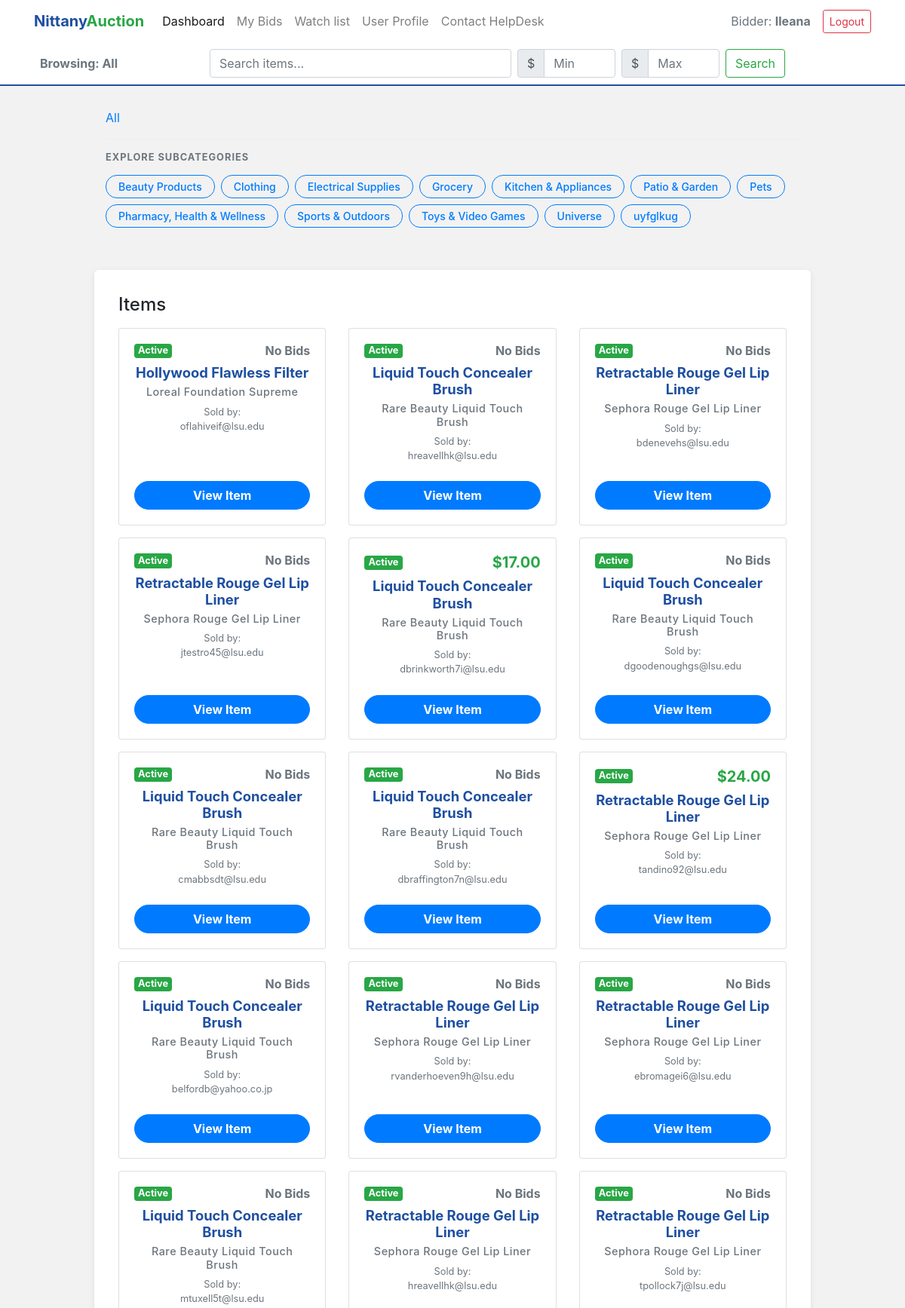
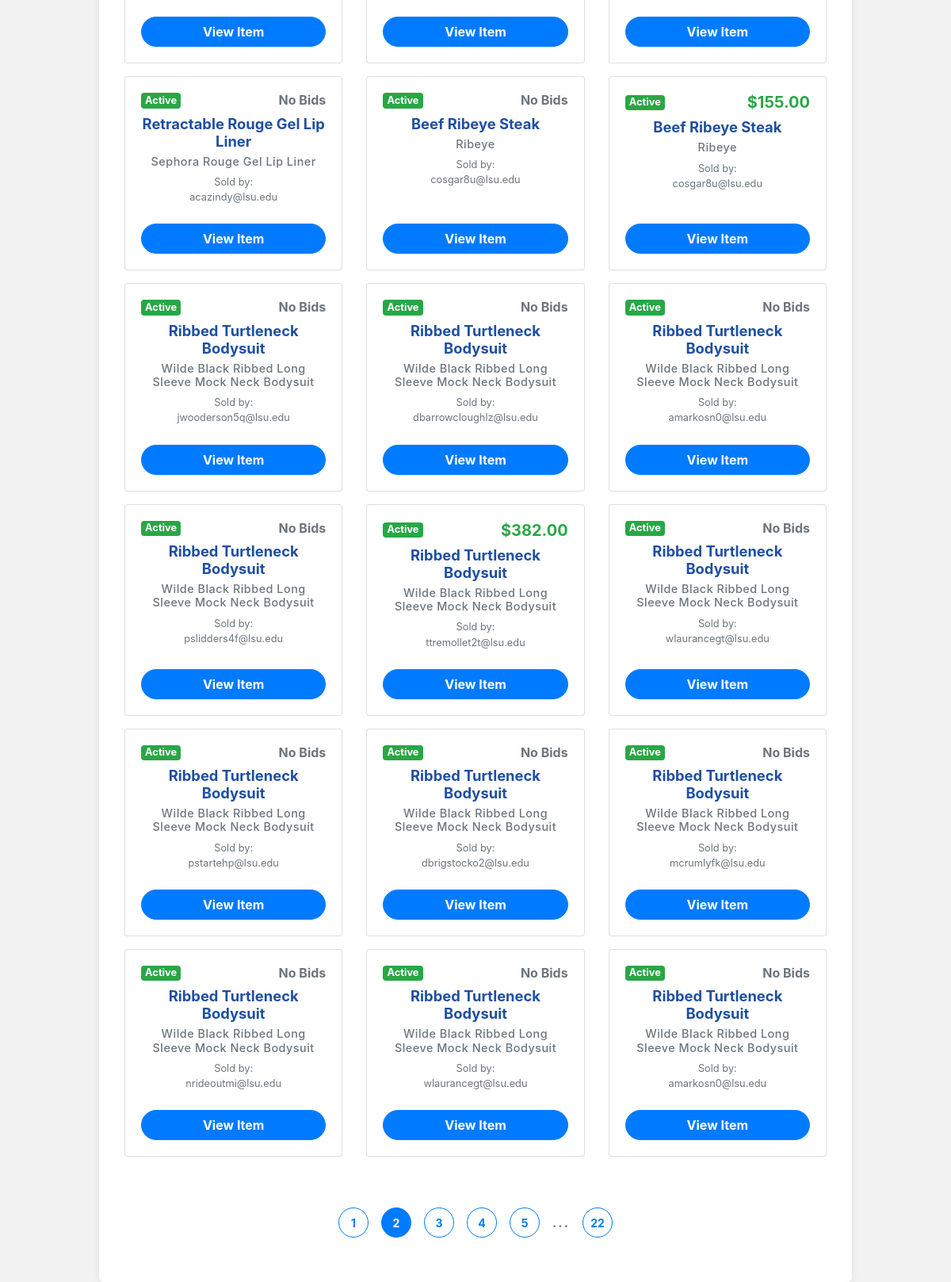
Page /bidder?page=2 (signed in) on the committed database (2 pictures, top to bottom).
### tables this page shows
CREATE TABLE Bidders (
    email VARCHAR(255) PRIMARY KEY,
    first_name VARCHAR(100) NOT NULL,
    last_name VARCHAR(100) NOT NULL,
    age INT,
    home_address_id VARCHAR(50),
    major VARCHAR(100),
    FOREIGN KEY (email) REFERENCES Users(email),
    FOREIGN KEY (home_address_id) REFERENCES Address(address_id)
);

CREATE TABLE "Categories"
(
    category_name   TEXT
        primary key,
    parent_category TEXT not null
);

CREATE TABLE "Auction_Listings"
(
    Seller_Email        text
        constraint Seller_Email
            references Sellers,
    Listing_ID          integer,
    Category            text,
    Auction_Title       text,
    Product_Name        text,
    Product_Description text,
    Quantity            integer,
    Reserve_Price       real,
    Max_bids            integer,
    Status              integer,
    primary key (Seller_Email, Listing_ID)
);

### app.py (the view)
@app.route('/bidder', methods=['GET'])
def bidder():
    sync_listing_statuses()
    """
    Main Dashboard for Bidders.
    Implements dynamic category traversal, advanced keyword/price search,
    and server-side pagination to maintain high performance.
    """
    user_email = session.get('email')
    roles = session.get('roles', [])
    if not user_email or 'bidder' not in roles:
        return redirect(url_for('authenticate', error='Access denied. Bidder account required.'))
    connection = get_connection()
    cursor = connection.cursor()
    cursor.execute('SELECT first_name FROM Bidders WHERE email = ?', (user_email,))
    result = cursor.fetchone()
    if result:
        fname = result[0]
    else:
        fname = "Bidder"
    cate = get_category_tree()
    category = request.args.get('category')
    search_term = request.args.get('search', '').strip()
    min_price = request.args.get('min_price', '').strip()
    max_price = request.args.get('max_price', '').strip()
    page = request.args.get('page', 1, type=int)
    per_page = 30
    offset = (page - 1) * per_page
    if search_term or min_price or max_price:
        items, total_items = search_items(search_term, min_price=min_price, max_price=max_price, limit=per_page, offset=offset)
    elif category:
        items, total_items = get_items(category, limit=per_page, offset=offset)
    else:
        items, total_items = get_all_items(limit=per_page, offset=offset)
    total_pages = (total_items + per_page - 1) // per_page
    pagination_pages = []
    if total_pages <= 7:
        pagination_pages = list(range(1, total_pages + 1))
    else:
        if page <= 4:
            pagination_pages = [1, 2, 3, 4, 5, None, total_pages]
        elif page >= total_pages - 3:
            pagination_pages = [1, None, total_pages - 4, total_pages - 3, total_pages - 2, total_pages - 1, total_pages]
        else:
            pagination_pages = [1, None, page - 1, page, page + 1, None, total_pages]
    current_category = category if category else 'All'
    subcategories = get_subcategories(current_category)
    breadcrumbs = get_category_path(current_category)
    connection.close()
    return render_template(
        'bidder.html',
        first_name=fname,
        categories=get_category_tree(), # Keeping for legacy dropdown if needed
        subcategories=subcategories,
        breadcrumbs=breadcrumbs,
        current_category=current_category,
        items=items,
        search_term=search_term if search_term else "",
        page=page,
        total_pages=total_pages,
        pagination_pages=pagination_pages
    )

### app.py (called while the page is built, shortened)
@app.before_request
def ensure_roles_loaded():
    if 'email' in session and 'roles' not in session:
        connection = get_connection()
        cursor = connection.cursor()
        roles = []
        cursor.execute("SELECT 1 FROM Helpdesk WHERE email = ?", (session['email'],))
        if cursor.fetchone(): roles.append('helpdesk')
        cursor.execute("SELECT 1 FROM Sellers WHERE email = ?", (session['email'],))
        if cursor.fetchone(): roles.append('seller')
        cursor.execute("SELECT 1 FROM Bidders WHERE email = ?", (session['email'],))
        if cursor.fetchone(): roles.append('bidder')
        connection.close()
        session['roles'] = roles

def get_connection():
    conn = sql.connect(DB_NAME)
    return conn

def get_all_items(limit, offset):
    connection = get_connection()
    cursor = connection.cursor()
    cursor.execute('SELECT COUNT(*) FROM Auction_Listings WHERE Status = 1')
    total_count = cursor.fetchone()[0]
    cursor.execute('''
        SELECT A.Seller_Email, A.Listing_ID, A.Auction_Title, A.Product_Name,
               (SELECT MAX(bid_price) FROM Bids WHERE listing_id = A.Listing_ID AND seller_email = A.Seller_Email) AS Current_Price,
               A.Status
        FROM Auction_Listings A
        WHERE A.Status = 1
        LIMIT ? OFFSET ?
    ''', (limit, offset))
    data = cursor.fetchall()
    connection.close()
    return data, total_count

def get_subcategories(parent_name):
    connection = get_connection()
    cursor = connection.cursor()
    if not parent_name or parent_name == 'All':
        target_parent = 'Root'
    else:
        target_parent = parent_name
    cursor.execute('SELECT category_name FROM Categories WHERE parent_category = ?', (target_parent,))
    rows = cursor.fetchall()
    connection.close()
    return [row[0] for row in rows]

def get_category_path(current_category):
    if not current_category or current_category == 'All':
        return []

### templates/bidder.html (shortened to what this page needs)
<!DOCTYPE html>
<html lang="en">
<head>
    <link rel="stylesheet" href="https://stackpath.bootstrapcdn.com/bootstrap/4.4.1/css/bootstrap.min.css"
>
</head>
<body>
    <nav class="navbar navbar-expand-lg navbar-light">
        <div class="container">
            <a class="navbar-brand brand-text" href="/bidder">
                <span class="nittany">Nittany</span><span class="auction">Auction</span>
            </a>
            <div class="collapse navbar-collapse" id="sellerNavbar">
                <ul class="navbar-nav mr-auto">
                    <li class="nav-item active">
                        <a class="nav-link" href="/bidder">Dashboard</a>
                    </li>
                    <li class="nav-item">
                        <a class="nav-link" href="/my-bids">My Bids</a>
                    </li>
                    <li class="nav-item">
                        <a class="nav-link" href="/watchlist">Watch list</a>
                    </li>
                    <li>
                        <a class="nav-link" href="/profile">
                            User Profile
                        </a>
                    </li>
                    <li class="nav-item">
                        <a class="nav-link" href="/contact-helpdesk">Contact HelpDesk</a>
                    </li>
                </ul>
                <ul class="navbar-nav ml-auto align-items-center">
                    <li class="nav-item">
                        <span class="nav-link text-muted mb-0">Bidder: <strong>{{ first_name }}</strong></span>
                    </li>
                    <li class="nav-item">
                        <a class="btn btn-sm btn-outline-danger ml-2" href="/logout">Logout</a>
                    </li>
                </ul>
            </div>
        </div>
    </nav>
    <nav class="navbar navbar-expand-lg navbar-light bottom-navbar">
        <div class="container">
            <div class="collapse navbar-collapse" id="searchNavbar">
                <ul class="navbar-nav mr-auto">
                    <li class="nav-item">
                        <span class="nav-link text-muted font-weight-bold">Browsing: {{ current_category }}</span>
                    </li>
                </ul>
                <form class="form-inline mr-auto" action="/bidder" method="GET">
                    <input class="form-control mr-sm-2" style="width: 400px;" type="search" name="search"
                        placeholder="Search items..." aria-label="Search" value="{{ search_term }}">
                    <div class="input-group mr-sm-2" style="width: 130px;">
                        <div class="input-group-prepend">
                            <span class="input-group-text">$</span>
                        </div>
                        <input type="number" class="form-control" name="min_price" placeholder="Min" min="0" step="0.01"
                            value="{{ request.args.get('min_price', '') }}">
                    </div>
                    <div class="input-group mr-sm-2" style="width: 130px;">
                        <div class="input-group-prepend">
                            <span class="input-group-text">$</span>
                        </div>
                        <input type="number" class="form-control" name="max_price" placeholder="Max" min="0" step="0.01"
                            value="{{ request.args.get('max_price', '') }}">
                    </div>
                    <button class="btn btn-outline-success my-2 my-sm-0" type="submit">Search</button>
                </form>
            </div>
        </div>
    </nav>
    <div class="container mt-4">
        <div class="row justify-content-center">
            <div class="col-md-10">
                <nav aria-label="breadcrumb">
                    <ol class="breadcrumb"
                        style="background: transparent; padding: 0 0 1rem 0; border-bottom: 1px solid #eee;">
                        <li class="breadcrumb-item"><a href="/bidder">All</a></li>
                    </ol>
                </nav>
                {% if subcategories %}
                <div class="mt-2 mb-4">
                    <h5 class="text-muted small font-weight-bold text-uppercase mb-3" style="letter-spacing: 1px;">
                        Explore Subcategories</h5>
                    <div class="d-flex flex-wrap">
                        {% for sub in subcategories %}
                        <a href="/bidder?category={{ sub | urlencode }}"
                            class="btn btn-sm btn-outline-primary mr-2 mb-2 px-3"
                            style="border-radius: 15px; font-weight: 500;">
                            {{ sub }}
                        </a>
                        {% endfor %}
                    </div>
                </div>
                {% endif %}
            </div>
        </div>
    </div>
    <div class="container mt-4">
        <div class="row justify-content-center">
            <div class="col-md-10 dashboard-card">
                <h4 class="mb-3">Items</h4>
                <div class="row">
                    {% if items %}
                    {% for i in items %}
                    <div class="col-md-4 mb-3">
                        <div class="card h-100">
                            <div class="card-body text-center d-flex flex-column justify-content-between">
                                <div>
                                    <div class="d-flex justify-content-between align-items-center mb-2">
                                        {% if i[5] == 1 %}
                                        <span class="badge badge-success" style="font-size: 0.8rem;">Active</span>
                                        {% elif i[5] == 0 %}
                                        <span class="badge badge-secondary" style="font-size: 0.8rem;">Inactive</span>
                                        {% elif i[5] == 2 %}
                                        <span class="badge badge-info" style="font-size: 0.8rem;">Sold</span>
                                        {% elif i[5] == 3 %}
                                        <span class="badge badge-warning" style="font-size: 0.8rem;">Ended</span>
                                        {% endif %}
                                        {% if i[4] is not none %}
                                        <h5 class="mb-0 text-success font-weight-bold">${{ "{:,.2f}".format(i[4] |
                                            float) }}</h5>
                                        {% else %}
                                        <h5 class="mb-0 text-secondary font-weight-bold" style="font-size: 1rem;">No
                                            Bids</h5>
                                        {% endif %}
                                    </div>
                                    <h5 class="card-title mt-2"
                                        style="color: #1e4fa1; font-weight: 700; font-size: 1.15rem;">{{ i[2] }}</h5>
                                    <h6 class="card-subtitle mb-2 text-muted"
                                        style="font-size: 0.9rem; letter-spacing: 0.5px;">{{ i[3] }}</h6>
                                    <p class="small text-muted mb-4">Sold by: <br>{{ i[0] }}</p>
                                </div>
                                <form action="/item-details" method="GET" class="mt-auto">
                                    <button type="submit" class="btn btn-primary btn-block"
                                        style="font-weight: bold; border-radius: 20px;">
                                        View Item
                                    </button>
                                </form>
                            </div>
                        </div>
                    </div>
                    {% endfor %}
                    {% else %}
                    <div class="col-12">
                        <div class="alert alert-warning text-center">
                            No matching items found.
                        </div>
                    </div>
                    {% endif %}
                </div>
                <div class="d-flex justify-content-center mt-5 mb-4 align-items-center">
                    {% for p in pagination_pages %}
                    {% if p %}
                    <a href="/bidder?page={{ p }}"
                        class="btn btn-sm {% if p == page %}btn-primary{% else %}btn-outline-primary{% endif %} mx-2"
                        style="width: 38px; height: 38px; border-radius: 50%; display: flex; align-items: center; justify-content: center; font-weight: bold; transition: all 0.2s;">
                        {{ p }}
                    </a>
                    {% else %}
                    <span class="mx-2 text-muted" style="font-weight: bold; letter-spacing: 2px;">...</span>
                    {% endif %}
                    {% endfor %}
                </div>
</body>
</html>

### templates/bidder.html (style rules this page uses)
body { background-color: #f2f2f2; }
.navbar { background-color: white; }
.bottom-navbar { background-color: white; border-bottom: 2px solid #1e4fa1; margin-bottom: 30px; }
.brand-text .nittany { color: #1e4fa1; font-weight: bold; }
.brand-text .auction { color: #28a745; font-weight: bold; }
.dashboard-card { background: white; border-radius: 6px; box-shadow: 0 2px 8px rgba(0, 0, 0, 0.08); padding: 2rem; }

### rows in the picture
Bidders: first_name "Ileana"
Categories: category_name "Beauty Products"
Categories: category_name "Clothing"
Categories: category_name "Electrical Supplies"
Categories: category_name "Grocery"
Categories: category_name "Kitchen & Appliances"
Categories: category_name "Patio & Garden"
Categories: category_name "Pets"
Categories: category_name "Pharmacy, Health & Wellness"
Categories: category_name "Sports & Outdoors"
Categories: category_name "Toys & Video Games"
Categories: category_name "Universe"
Categories: category_name "uyfglkug"
Auction_Listings: Status "Active", shows "No Bids", Auction_Title "Hollywood Flawless Filter", Product_Name "Loreal Foundation Supreme", Seller_Email "oflahiveif@lsu.edu"
Auction_Listings: Status "Active", shows "No Bids", Auction_Title "Liquid Touch Concealer Brush", Product_Name "Rare Beauty Liquid Touch Brush", Seller_Email "hreavellhk@lsu.edu"
Auction_Listings: Status "Active", shows "No Bids", Auction_Title "Retractable Rouge Gel Lip Liner", Product_Name "Sephora Rouge Gel Lip Liner", Seller_Email "bdenevehs@lsu.edu"
Auction_Listings: Status "Active", shows "No Bids", Auction_Title "Retractable Rouge Gel Lip Liner", Product_Name "Sephora Rouge Gel Lip Liner", Seller_Email "jtestro45@lsu.edu"
Auction_Listings: Status "Active", value "17.00", Auction_Title "Liquid Touch Concealer Brush", Product_Name "Rare Beauty Liquid Touch Brush", Seller_Email "dbrinkworth7i@lsu.edu"
Auction_Listings: Status "Active", shows "No Bids", Auction_Title "Liquid Touch Concealer Brush", Product_Name "Rare Beauty Liquid Touch Brush", Seller_Email "dgoodenoughgs@lsu.edu"
Auction_Listings: Status "Active", shows "No Bids", Auction_Title "Liquid Touch Concealer Brush", Product_Name "Rare Beauty Liquid Touch Brush", Seller_Email "cmabbsdt@lsu.edu"
Auction_Listings: Status "Active", shows "No Bids", Auction_Title "Liquid Touch Concealer Brush", Product_Name "Rare Beauty Liquid Touch Brush", Seller_Email "dbraffington7n@lsu.edu"
Auction_Listings: Status "Active", value "24.00", Auction_Title "Retractable Rouge Gel Lip Liner", Product_Name "Sephora Rouge Gel Lip Liner", Seller_Email "tandino92@lsu.edu"
Auction_Listings: Status "Active", shows "No Bids", Auction_Title "Liquid Touch Concealer Brush", Product_Name "Rare Beauty Liquid Touch Brush", Seller_Email "belfordb@yahoo.co.jp"
Auction_Listings: Status "Active", shows "No Bids", Auction_Title "Retractable Rouge Gel Lip Liner", Product_Name "Sephora Rouge Gel Lip Liner", Seller_Email "rvanderhoeven9h@lsu.edu"
Auction_Listings: Status "Active", shows "No Bids", Auction_Title "Retractable Rouge Gel Lip Liner", Product_Name "Sephora Rouge Gel Lip Liner", Seller_Email "ebromagei6@lsu.edu"
Auction_Listings: Status "Active", shows "No Bids", Auction_Title "Liquid Touch Concealer Brush", Product_Name "Rare Beauty Liquid Touch Brush", Seller_Email "mtuxell5t@lsu.edu"
Auction_Listings: Status "Active", shows "No Bids", Auction_Title "Retractable Rouge Gel Lip Liner", Product_Name "Sephora Rouge Gel Lip Liner", Seller_Email "hreavellhk@lsu.edu"
Auction_Listings: Status "Active", shows "No Bids", Auction_Title "Retractable Rouge Gel Lip Liner", Product_Name "Sephora Rouge Gel Lip Liner", Seller_Email "tpollock7j@lsu.edu"
Auction_Listings: Status "Active", shows "No Bids", Auction_Title "Retractable Rouge Gel Lip Liner", Product_Name "Sephora Rouge Gel Lip Liner", Seller_Email "acazindy@lsu.edu"
Auction_Listings: Status "Active", shows "No Bids", Auction_Title "Beef Ribeye Steak", Product_Name "Ribeye", Seller_Email "cosgar8u@lsu.edu"
Auction_Listings: Status "Active", value "155.00", Auction_Title "Beef Ribeye Steak", Product_Name "Ribeye", Seller_Email "cosgar8u@lsu.edu"
Auction_Listings: Status "Active", shows "No Bids", Auction_Title "Ribbed Turtleneck Bodysuit", Product_Name "Wilde Black Ribbed Long Sleeve Mock Neck Bodysuit", Seller_Email "jwooderson5q@lsu.edu"
Auction_Listings: Status "Active", shows "No Bids", Auction_Title "Ribbed Turtleneck Bodysuit", Product_Name "Wilde Black Ribbed Long Sleeve Mock Neck Bodysuit", Seller_Email "dbarrowcloughlz@lsu.edu"
Auction_Listings: Status "Active", shows "No Bids", Auction_Title "Ribbed Turtleneck Bodysuit", Product_Name "Wilde Black Ribbed Long Sleeve Mock Neck Bodysuit", Seller_Email "amarkosn0@lsu.edu"
Auction_Listings: Status "Active", shows "No Bids", Auction_Title "Ribbed Turtleneck Bodysuit", Product_Name "Wilde Black Ribbed Long Sleeve Mock Neck Bodysuit", Seller_Email "pslidders4f@lsu.edu"
Auction_Listings: Status "Active", value "382.00", Auction_Title "Ribbed Turtleneck Bodysuit", Product_Name "Wilde Black Ribbed Long Sleeve Mock Neck Bodysuit", Seller_Email "ttremollet2t@lsu.edu"
Auction_Listings: Status "Active", shows "No Bids", Auction_Title "Ribbed Turtleneck Bodysuit", Product_Name "Wilde Black Ribbed Long Sleeve Mock Neck Bodysuit", Seller_Email "wlaurancegt@lsu.edu"
Auction_Listings: Status "Active", shows "No Bids", Auction_Title "Ribbed Turtleneck Bodysuit", Product_Name "Wilde Black Ribbed Long Sleeve Mock Neck Bodysuit", Seller_Email "pstartehp@lsu.edu"
Auction_Listings: Status "Active", shows "No Bids", Auction_Title "Ribbed Turtleneck Bodysuit", Product_Name "Wilde Black Ribbed Long Sleeve Mock Neck Bodysuit", Seller_Email "dbrigstocko2@lsu.edu"
Auction_Listings: Status "Active", shows "No Bids", Auction_Title "Ribbed Turtleneck Bodysuit", Product_Name "Wilde Black Ribbed Long Sleeve Mock Neck Bodysuit", Seller_Email "mcrumlyfk@lsu.edu"
Auction_Listings: Status "Active", shows "No Bids", Auction_Title "Ribbed Turtleneck Bodysuit", Product_Name "Wilde Black Ribbed Long Sleeve Mock Neck Bodysuit", Seller_Email "nrideoutmi@lsu.edu"
Auction_Listings: Status "Active", shows "No Bids", Auction_Title "Ribbed Turtleneck Bodysuit", Product_Name "Wilde Black Ribbed Long Sleeve Mock Neck Bodysuit", Seller_Email "wlaurancegt@lsu.edu"
Auction_Listings: Status "Active", shows "No Bids", Auction_Title "Ribbed Turtleneck Bodysuit", Product_Name "Wilde Black Ribbed Long Sleeve Mock Neck Bodysuit", Seller_Email "amarkosn0@lsu.edu"

### other values in the picture
{{ current_category }} "All"
{{ p }} "1" "2" "3" "4" "5" "22"
